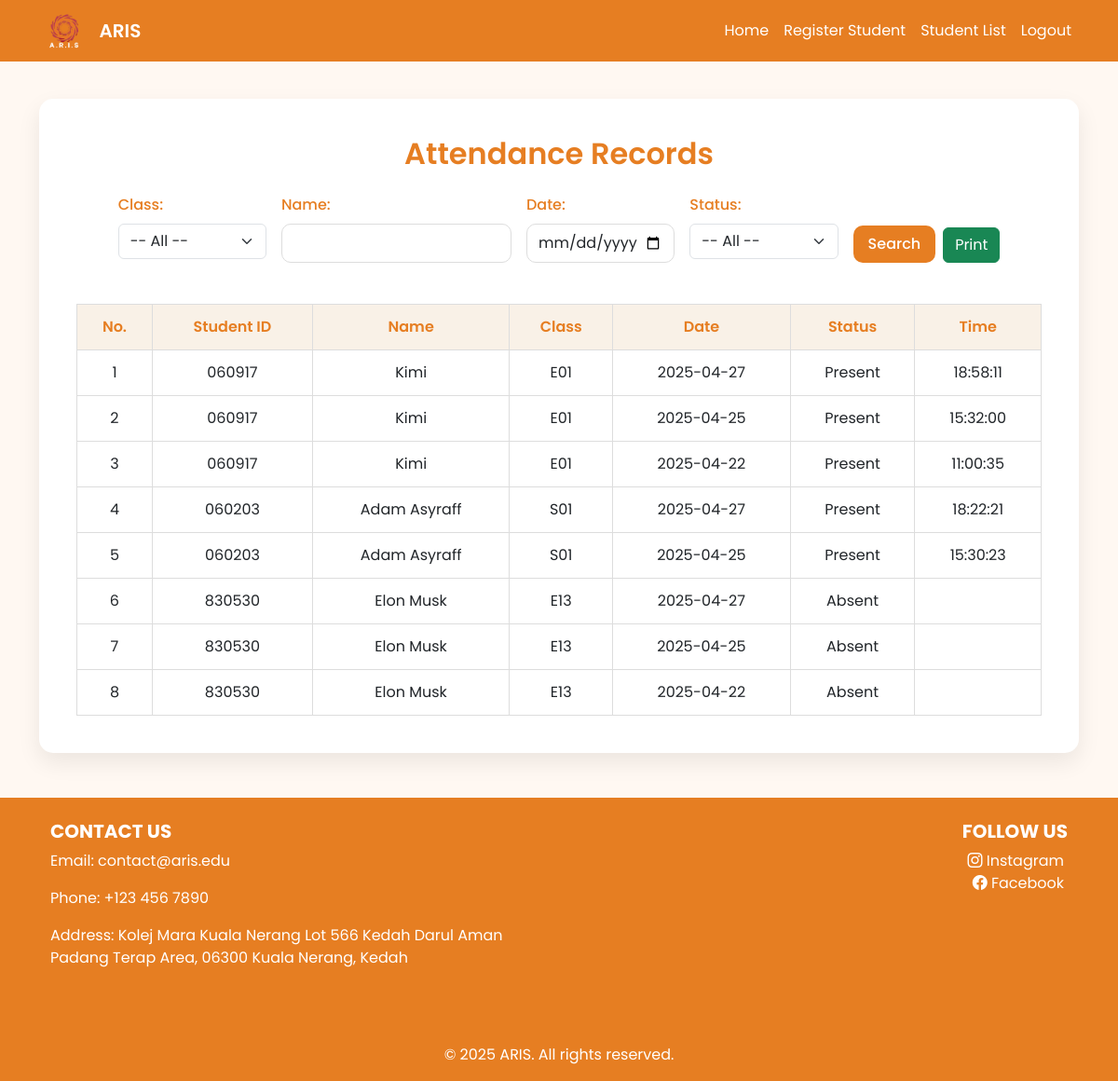
Page /attendance-page.php (signed in) on the committed database.
### tables this page shows
CREATE TABLE `attendance` (
  `attendanceId` int(11) NOT NULL,
  `Student_ID` varchar(30) DEFAULT NULL,
  `status` varchar(20) DEFAULT NULL,
  `date` date DEFAULT NULL,
  `timeIn` time DEFAULT NULL
);

CREATE TABLE `student` (
  `studentName` varchar(150) NOT NULL,
  `Student_ID` varchar(30) NOT NULL,
  `Contact` int(30) NOT NULL,
  `Program` varchar(100) NOT NULL,
  `Class` varchar(30) NOT NULL,
  `Picture` varchar(250) DEFAULT NULL
);

### attendance-page.php (the view, shortened to what this page needs)
<?php
include('header.php');
include('connection.php');
$name = $_GET['name'] ?? '';
$date = $_GET['date'] ?? '';
$where = [];
$whereSql = $where ? "WHERE " . implode(" AND ", $where) : "";
$sql = "SELECT student.Student_ID, student.studentName, student.Class, attendance.date, attendance.status, attendance.timeIn
        FROM attendance
        JOIN student ON attendance.Student_ID = student.Student_ID
        $whereSql
        ORDER BY
            FIELD(attendance.status, 'Present', 'Absent'),
            student.Class ASC,
            attendance.date DESC";
$stmt = $condb->prepare($sql);
$stmt->execute();
$result = $stmt->get_result();
?>
<!DOCTYPE html>
<html lang="en">
<head>
    <link href="https://cdn.jsdelivr.net/npm/bootstrap@5.3.3/dist/css/bootstrap.min.css" rel="stylesheet">
</head>
<body>
<div class="container">
    <div class="container-box">
        <h2 class="text-center mb-4">Attendance Records</h2>
        <form method="get" class="row g-3 justify-content-center mb-4">
            <div class="col-md-2">
                <label for="class" class="form-label">Class:</label>
                <select name="class" id="class" class="form-select">
                    <option value="">-- All --</option>
                </select>
            </div>
            <div class="col-md-3">
                <label for="name" class="form-label">Name:</label>
                <input type="text" name="name" id="name" class="form-control" value="<?= htmlspecialchars($name); ?>">
            </div>
            <div class="col-md-2">
                <label for="date" class="form-label">Date:</label>
                <input type="date" name="date" id="date" class="form-control" value="<?= htmlspecialchars($date); ?>">
            </div>
            <div class="col-md-2">
                <label for="status" class="form-label">Status:</label>
                <select name="status" id="status" class="form-select">
                    <option value="">-- All --</option>
                </select>
            </div>
            <div class="col-md-auto d-flex align-items-end">
                <button type="submit" class="btn btn-orange me-2">Search</button>
                <button type="button" class="btn btn-success" onclick="window.print();">Print</button>
            </div>
        </form>
        <div class="table-responsive">
            <table>
                <thead>
                    <tr>
                        <th>No.</th>
                        <th>Student ID</th>
                        <th>Name</th>
                        <th>Class</th>
                        <th>Date</th>
                        <th>Status</th>
                        <th>Time</th>
                    </tr>
                </thead>
                <tbody>
                <?php
                $no = 1;
                while ($row = $result->fetch_assoc()) {
                    echo "<tr>
                        <td>{$no}</td>
                        <td>" . htmlspecialchars($row['Student_ID']) . "</td>
                        <td>" . htmlspecialchars($row['studentName']) . "</td>
                        <td>" . htmlspecialchars($row['Class']) . "</td>
                        <td>" . htmlspecialchars($row['date']) . "</td>
                        <td>" . htmlspecialchars($row['status']) . "</td>
                        <td>" . htmlspecialchars($row['timeIn']) . "</td>
                    </tr>";
                    $no++;
                }
                ?>
                </tbody>
            </table>
        </div>
    </div>
</div>
</body>
</html>
<?php
include('footer.php');
?>

### header.php (shortened to what this page needs)
<!DOCTYPE html>
<html lang="en">
<head>
    <link href="https://cdn.jsdelivr.net/npm/bootstrap@5.3.3/dist/css/bootstrap.min.css" rel="stylesheet">
</head>
<body style="font-family: 'Poppins', sans-serif;">
<nav class="navbar navbar-expand-lg navbar-dark" style="background-color: #e67e22;">
    <div class="container">
        <a class="navbar-brand d-flex align-items-center fw-semibold" href="front-page.php" style="gap: 10px;">
            <img src="IMG_5993.png" alt="Logo" style="height: 40px;">
            ARIS
        </a>
        <div class="collapse navbar-collapse justify-content-end" id="navbarNav">
            <ul class="navbar-nav">
                <?php if (!empty($_SESSION['level']) && $_SESSION['level'] == "staff") : ?>
                    <li class="nav-item">
                        <a class="nav-link text-white" href="front-page.php">Home</a>
                    </li>
                    <li class="nav-item">
                        <a class="nav-link text-white" href="student-register-page.php">Register Student</a>
                    </li>
                    <li class="nav-item">
                        <a class="nav-link text-white" href="student-list.php">Student List</a>
                    </li>
                    <li class="nav-item">
                        <a class="nav-link text-white" href="logout.php">Logout</a>
                    </li>
                <?php endif; ?>
            </ul>
        </div>
    </div>
</nav>

### footer.php
<footer class="mt-5 text-white text-center text-lg-start" style="background-color: #e67e22;">
    <div class="container p-4">
        <div class="row">
            <div class="col-lg-6 text-start mb-4">
                <h5 class="text-uppercase fw-bold">Contact Us</h5>
                <p>Email: contact@aris.edu</p>
                <p>Phone: +123 456 7890</p>
                <p>Address: Kolej Mara Kuala Nerang Lot 566 Kedah Darul Aman Padang Terap Area, 06300 Kuala Nerang, Kedah</p>
            </div>
            <div class="col-lg-6 text-end mb-4">
                <h5 class="text-uppercase fw-bold">Follow Us</h5>
                <a href="https://www.instagram.com/yourprofile" class="me-1 text-decoration-none text-white" target="_blank">
                    <i class="bi bi-instagram"></i> Instagram
                </a><br>
                <a href="https://www.facebook.com/yourpage" class="me-1 text-decoration-none text-white" target="_blank">
                    <i class="bi bi-facebook"></i> Facebook
                </a>
            </div>
        </div>
    </div>
    <div class="text-center text-white py-3" style="background-color: #e67e22;">
    © <?php echo date('Y'); ?> ARIS. All rights reserved.
    </div>
</footer>
<link rel="stylesheet" href="https://cdn.jsdelivr.net/npm/bootstrap-icons@1.10.5/font/bootstrap-icons.css">

### header.php (style rules this page uses)
.navbar-nav .nav-link, .navbar-brand { transition: color 0.3s ease; border-radius: 0; background-color: transparent !important; outline: none; box-shadow: none; }

### attendance-page.php (style rules this page uses)
body { background-color: #fff8f2; font-family: 'Poppins', sans-serif; }
.container-box { background-color: #ffffff; border-radius: 15px; padding: 40px; box-shadow: 0 10px 25px rgba(0, 0, 0, 0.08); margin-top: 40px; }
h2 { color: #e67e22; font-weight: 600; }
label { font-weight: 500; color: #e67e22; }
select, input[type="text"], input[type="date"] { border-radius: 10px; border: 1px solid #ddd; padding: 8px 12px; transition: border-color 0.3s ease; }
.btn-orange { background-color: #e67e22; color: white; border: none; border-radius: 10px; padding: 8px 16px; font-weight: 500; transition: background-color 0.3s ease, transform 0.2s ease; }
table { width: 100%; border-collapse: collapse; margin-top: 20px; }
table th, table td { padding: 12px; text-align: center; border: 1px solid #ddd; }
table th { background-color: #f9f1e7; color: #e67e22; font-weight: 600; }

### rows in the picture
attendance: Student_ID.Student_ID "060917", Student_ID.studentName "Kimi", Student_ID.Class "E01", date "2025-04-27", status "Present", timeIn "18:58:11"
attendance: Student_ID.Student_ID "060917", Student_ID.studentName "Kimi", Student_ID.Class "E01", date "2025-04-25", status "Present", timeIn "15:32:00"
attendance: Student_ID.Student_ID "060917", Student_ID.studentName "Kimi", Student_ID.Class "E01", date "2025-04-22", status "Present", timeIn "11:00:35"
attendance: Student_ID.Student_ID "060203", Student_ID.studentName "Adam Asyraff", Student_ID.Class "S01", date "2025-04-27", status "Present", timeIn "18:22:21"
attendance: Student_ID.Student_ID "060203", Student_ID.studentName "Adam Asyraff", Student_ID.Class "S01", date "2025-04-25", status "Present", timeIn "15:30:23"
attendance: Student_ID.Student_ID "830530", Student_ID.studentName "Elon Musk", Student_ID.Class "E13", date "2025-04-27", status "Absent"
attendance: Student_ID.Student_ID "830530", Student_ID.studentName "Elon Musk", Student_ID.Class "E13", date "2025-04-25", status "Absent"
attendance: Student_ID.Student_ID "830530", Student_ID.studentName "Elon Musk", Student_ID.Class "E13", date "2025-04-22", status "Absent"
